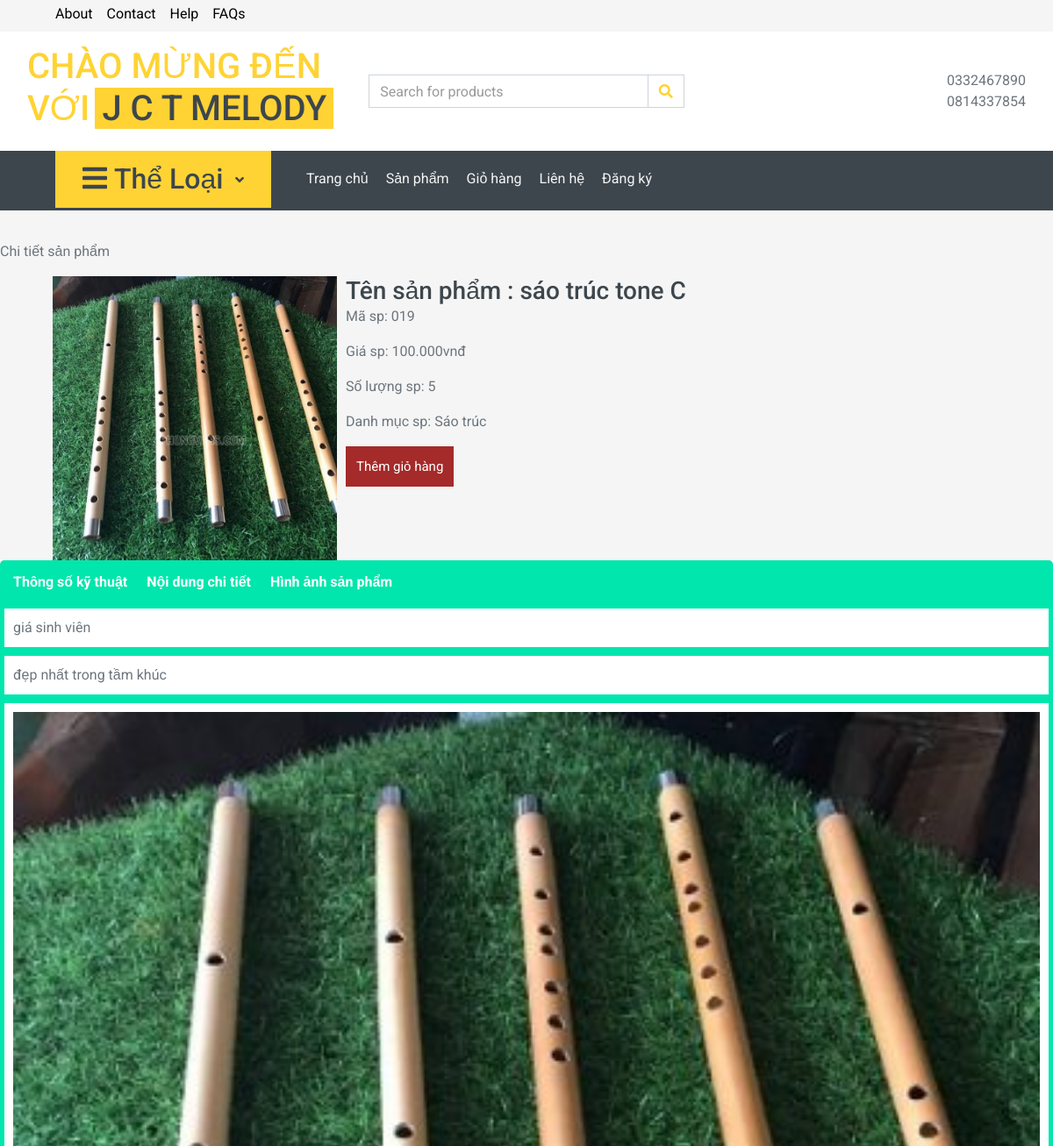
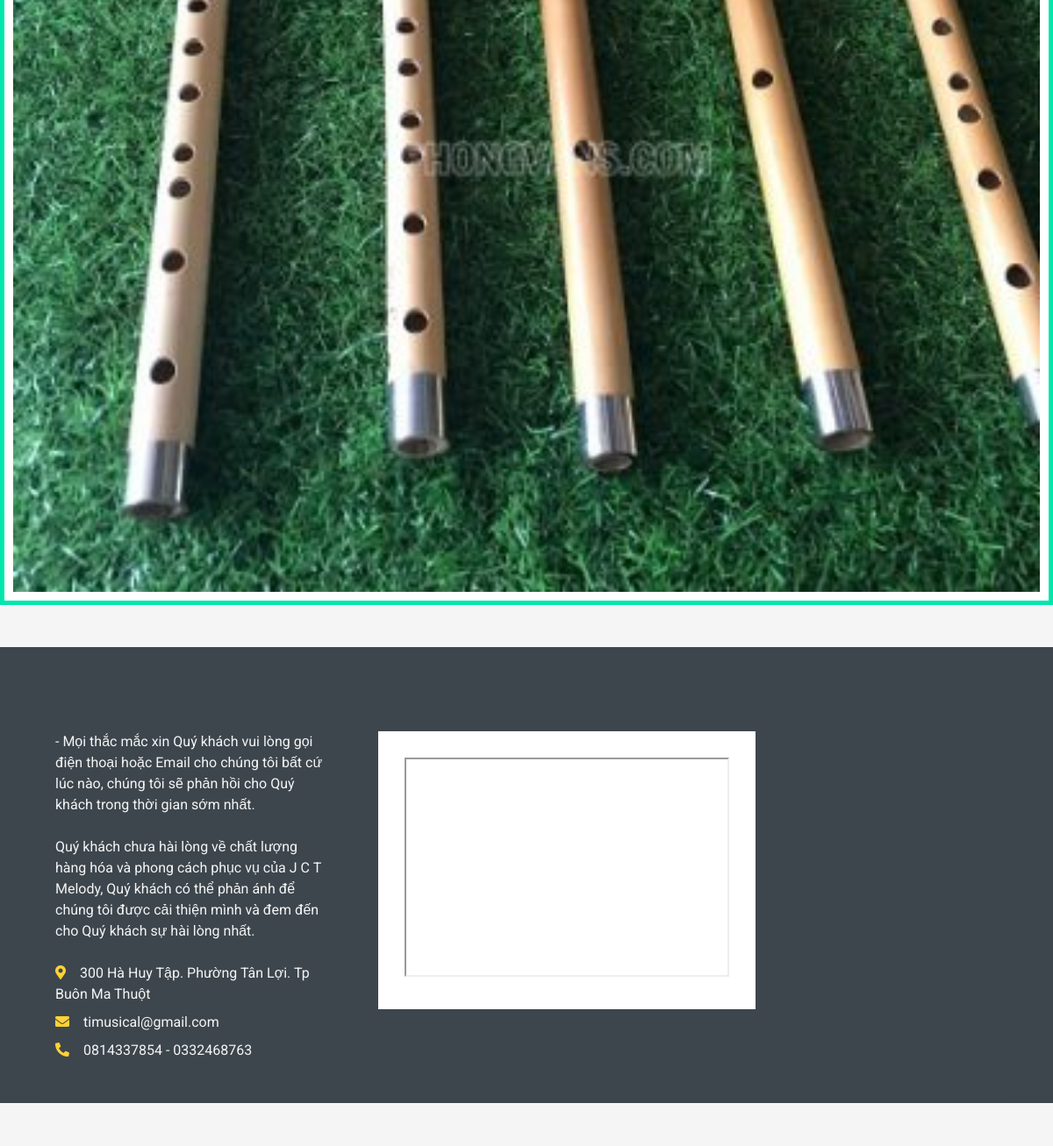
Screenshot of /index.php?quanly=sanpham&id=19 with the database file from the repository (2 pictures, top to bottom).
### tables this page shows
CREATE TABLE `tbl_sanpham` (
  `id_sanpham` int(11) NOT NULL,
  `tensanpham` varchar(250) NOT NULL,
  `masp` varchar(100) NOT NULL,
  `giasp` varchar(50) NOT NULL,
  `soluong` int(11) NOT NULL,
  `hinhanh` varchar(50) NOT NULL,
  `tomtat` text NOT NULL,
  `noidung` text NOT NULL,
  `tinhtrang` int(11) NOT NULL,
  `id_danhmuc` int(11) NOT NULL
);

CREATE TABLE `tbl_danhmuc` (
  `id_danhmuc` int(11) NOT NULL,
  `tendanhmuc` varchar(100) NOT NULL,
  `thutu` int(11) NOT NULL
);

### pages/main/sanpham.php (the view, shortened to what this page needs)
<p>Chi tiết sản phẩm</p>
<?php
	$sql_chitiet = "SELECT * FROM tbl_sanpham,tbl_danhmuc WHERE tbl_sanpham.id_danhmuc=tbl_danhmuc.id_danhmuc AND tbl_sanpham.id_sanpham='$_GET[id]' LIMIT 1";
	$query_chitiet = mysqli_query($mysqli,$sql_chitiet);
	while($row_chitiet = mysqli_fetch_array($query_chitiet)){
?><div class="wrapper_chitiet">
<div class="hinhanh_sanpham">
	<img src="admincp/modules/quanlysp/uploads/<?php echo $row_chitiet['hinhanh'] ?>" alt="<?php echo $row_chitiet['tensanpham']; ?>" title="Xem chi tiết" loading="lazy" style="width: 100%; max-width: 100%; height: auto;">
</div>
	<form method="POST" action="pages/main/themgiohang.php?idsanpham=<?php echo $row_chitiet['id_sanpham'] ?>" title="Thêm sản phẩm vào giỏ hàng"  loading="lazy">
		<div class="chitiet_sanpham">
			<h3 style="margin:0">Tên sản phẩm : <?php echo $row_chitiet['tensanpham'] ?></h3>
			<p>Mã sp: <?php echo $row_chitiet['masp'] ?></p>
			<p>Giá sp: <?php echo number_format($row_chitiet['giasp'],0,',','.').'vnđ' ?></p>
			<p>Số lượng sp: <?php echo $row_chitiet['soluong'] ?></p>
			<p>Danh mục sp: <?php echo $row_chitiet['tendanhmuc'] ?></p>
			<p><input class="themgiohang" name="themgiohang" type="submit" value="Thêm giỏ hàng"></p>
		</div>
	</form>
</div>
<div class="tabs">
  <ul id="tabs-nav">
    <li><a href="#tab1">Thông số kỹ thuật</a></li>
    <li><a href="#tab2">Nội dung chi tiết</a></li>
    <li><a href="#tab3">Hình ảnh sản phẩm</a></li>
  </ul>
  <div id="tabs-content">
    <div id="tab1" class="tab-content">
     	<?php echo $row_chitiet['tomtat'] ?>
    </div>
    <div id="tab2" class="tab-content">
     	<?php echo $row_chitiet['noidung'] ?>
    </div>
    <div id="tab3" class="tab-content">
     	<img width="100%" src="admincp/modules/quanlysp/uploads/<?php echo $row_chitiet['hinhanh'] ?>"width="700" height="700" alt="<?php echo $row_chitiet['tensanpham']; ?>"title="thêm giỏ hàng" loading="lazy"style="width: 100%; max-width: 100%; height: auto;">
  </div>
</div>
<?php
}
?>

### rows the page displays
tbl_sanpham: hinhanh (picture), tensanpham "sáo trúc tone C", masp "019", giasp "100.000", soluong "5", id_danhmuc.tendanhmuc "Sáo trúc", tomtat "giá sinh viên", noidung "đẹp nhất trong tầm khúc"
